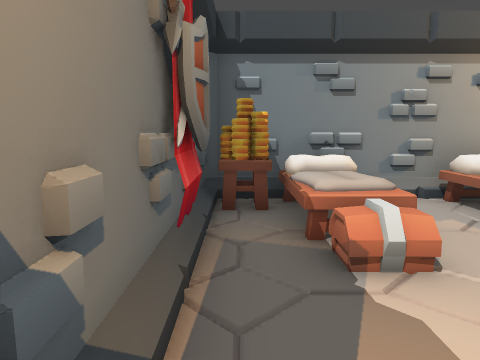
View 1 (above)

17 first-person views from a walk through a 3-D level made in the Godot game engine. The camera is 1.5 m above the floor, tilts 8° down and sees 70° across. The floor is counted in squares, 1 m on a side. Each view is taken from the middle of a square. On the plan, view 1 faces up. The plan holds only what a view shows up to about 16 squares ahead; the rest is blank.

View 2
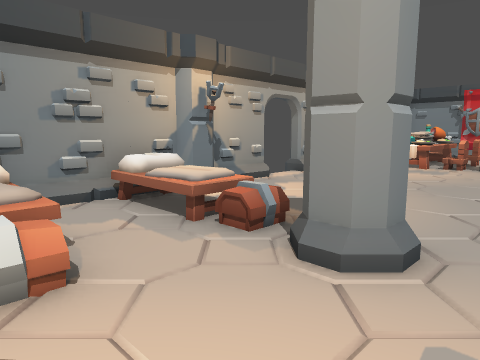

View 3
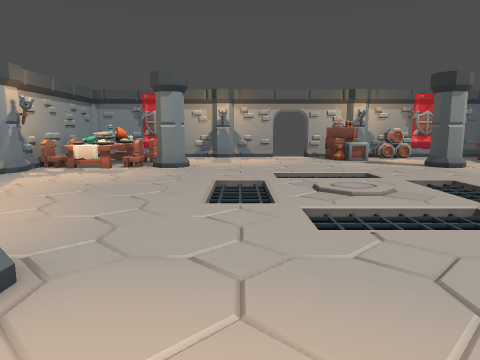

View 4
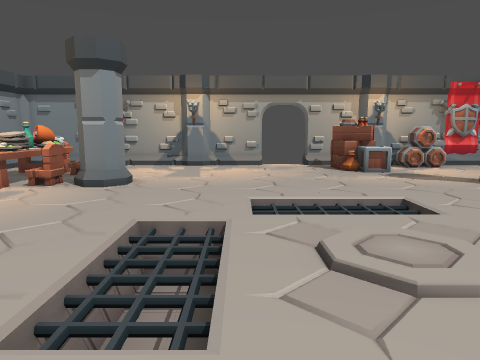

View 5
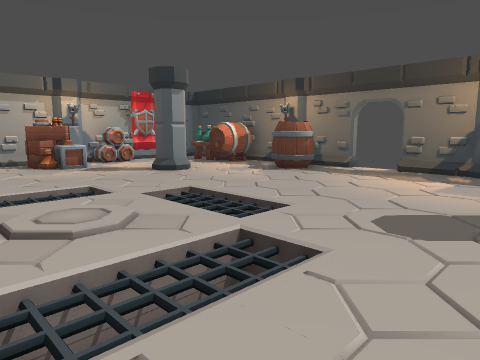

View 6
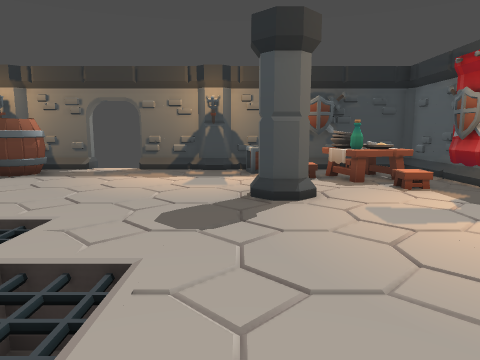

View 7
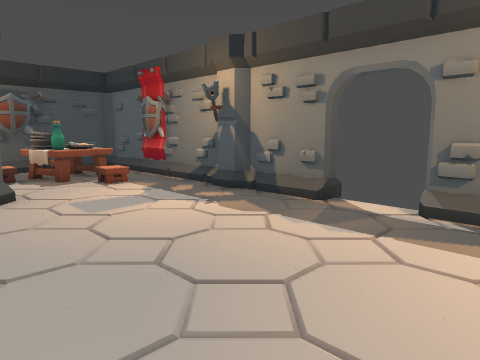

View 8
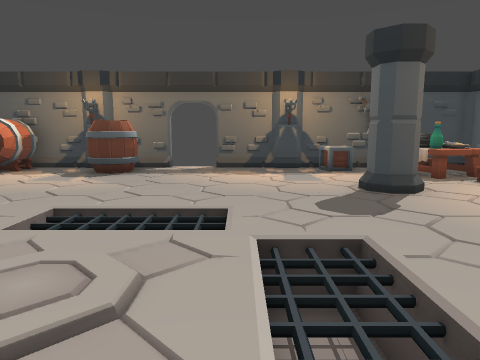

View 9
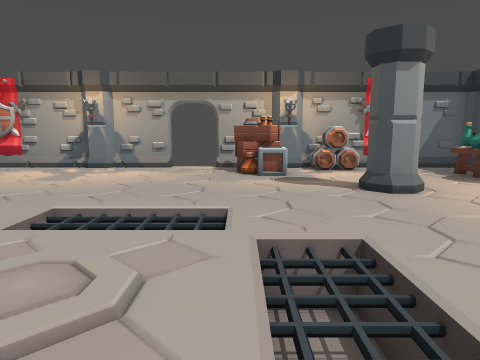

View 10
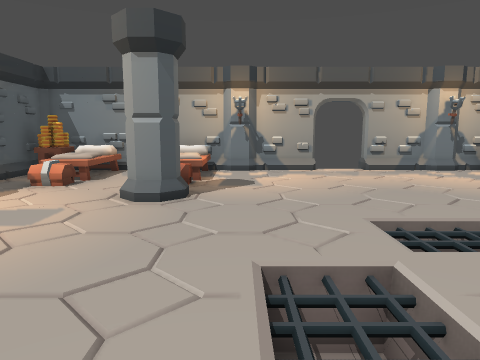

View 11
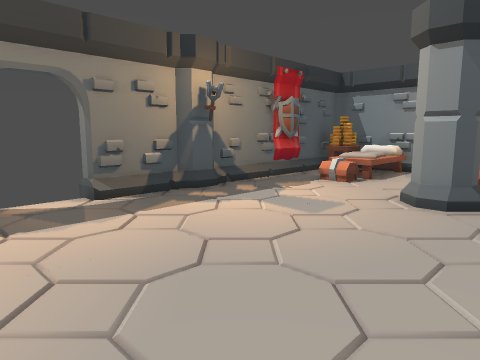

View 12
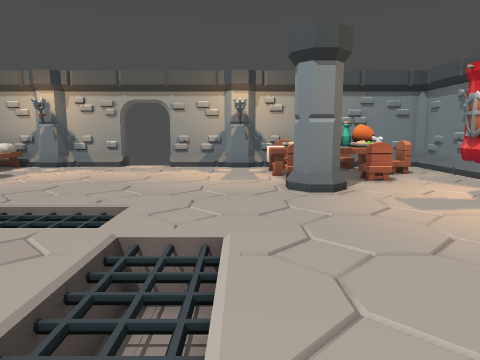

View 13
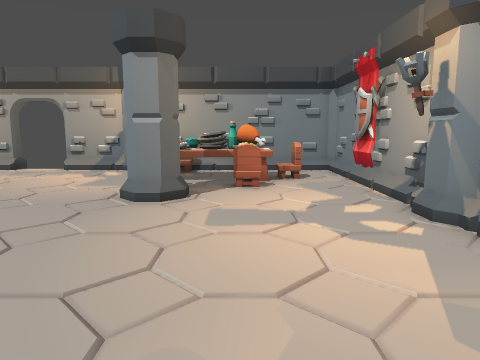

View 14
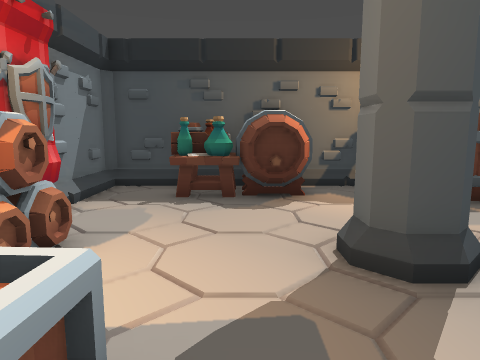

View 15
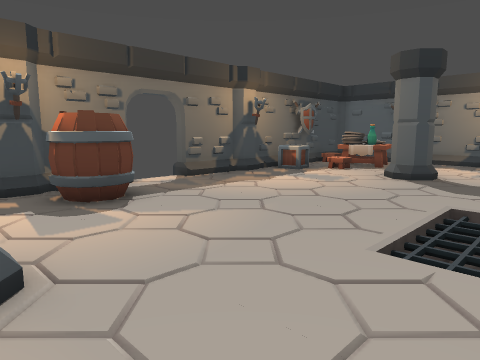

View 16
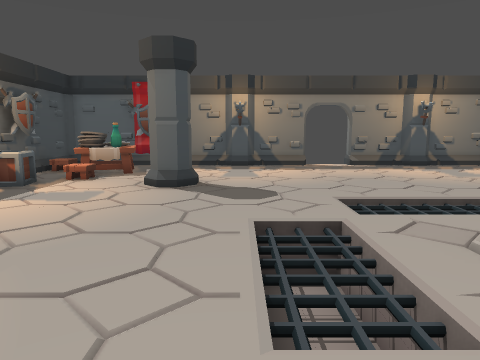

View 17
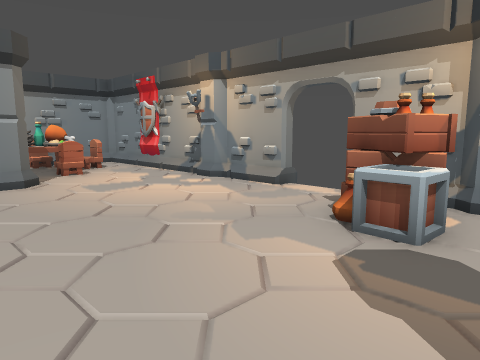

### Floor plan
Key: @ floor where view 1 was taken; # wall or solid block; x gap in a wall; . main floor; : floor 0.25 m higher than the main floor; ^ raised ledge; v drop or lower ground; T table; C chair; P pillar; R crate; B barrel; A box; O other object.
Columns run from 1 left of view 1 to 23 right of it. Each row starts with its distance up from view 1.
  8 ###########x x###########
  7 #T^^..^^..........C.C...#
  6 #.^^..^^.........^^^^^..#
  5 #.^^..^^.........^^^#^C.#
  4 #.OO..O............^^...#
  3 #.................C.C...#
  2 #.....P...........P.....#
  1 #.......................#
  0 #@......................#
 -1 #..........vvv..........#
 -2 #.......................#
 -3 x........v.....v........x
 -4  ........v..:..v........
 -5 x........v.....v........x
 -6 #.....................RR#
 -7 #..........vvv.......RRR#
 -8 #.......................#
 -9 #......................B#
-10 #.....P...........P....B#
-11 #.......................#
-12 #.^^#...................#
-13 #.^^^O.........B........#
-14 # ^^#.A.......BB...###..#
-15 #  ...AA.......B...####.#
-16 ###########x x###### ####

Where each view was taken, in squares from view 1:
view 1: 0 up, 0 right, facing up
view 2: 0 up, 1 right, facing up-right
view 3: 1 down, 2 right, facing right
view 4: 2 down, 7 right, facing right
view 5: 2 down, 5 right, facing down-right
view 6: 2 down, 6 right, facing down
view 7: 1 down, 6 right, facing down-left
view 8: 1 down, 9 right, facing down
view 9: 6 down, 8 right, facing right
view 10: 6 down, 7 right, facing up
view 11: 6 down, 7 right, facing up-left
view 12: 7 down, 15 right, facing up
view 13: 6 down, 19 right, facing up
view 14: 6 down, 19 right, facing down
view 15: 6 down, 17 right, facing down-left
view 16: 8 down, 15 right, facing left
view 17: 9 down, 15 right, facing up-right
